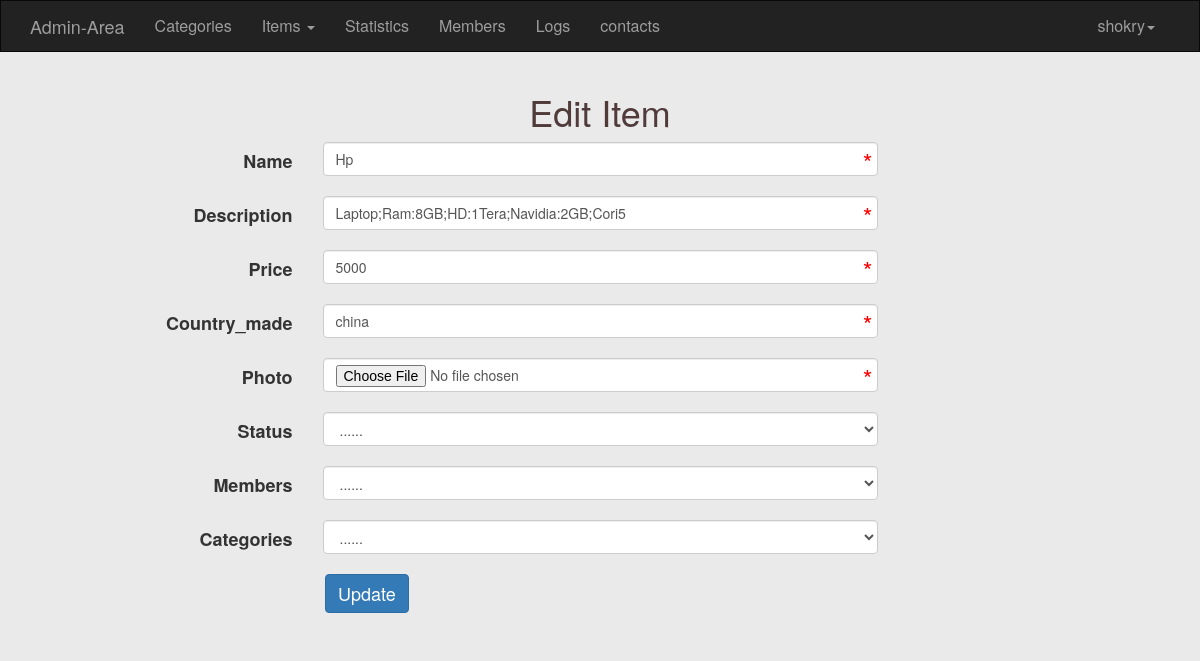
Before: /Admin/Items.php?do=edit&Item_Id=5 (signed in) with the older database file.
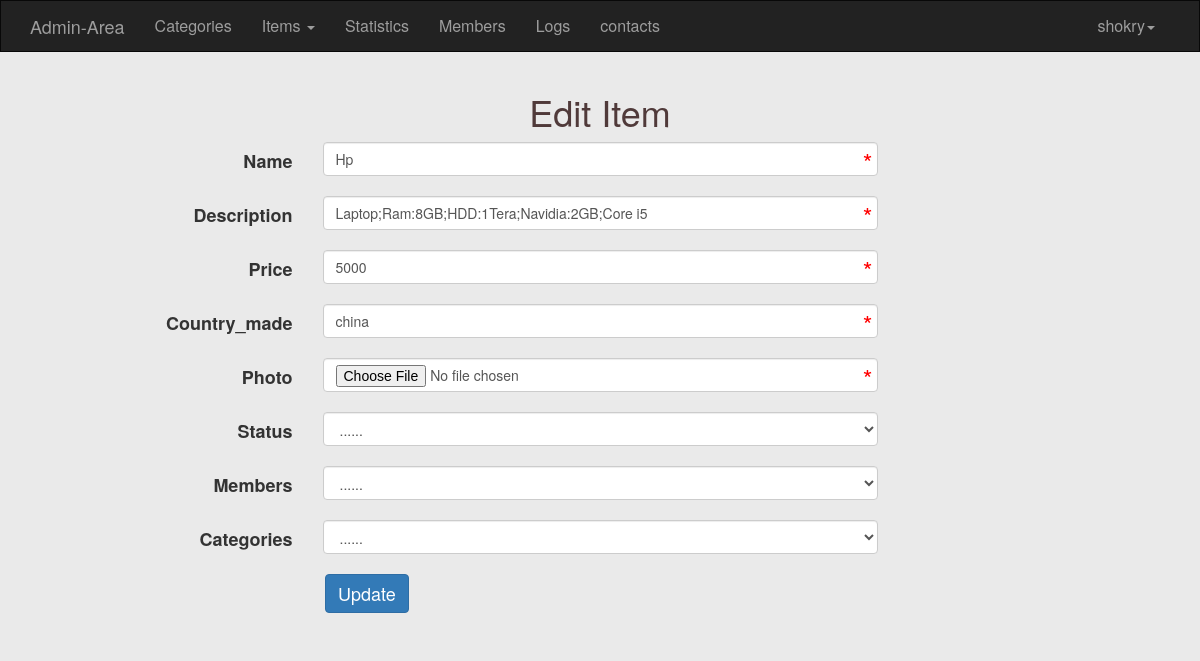
After: the same page with the newer database file.
### tables this page shows
CREATE TABLE `items` (
  `ItemID` int(11) NOT NULL auto_increment,
  `image` varchar(255) NOT NULL,
  `Name` varchar(255) NOT NULL,
  `Description` text NOT NULL,
  `Price` varchar(255) NOT NULL,
  `Add_Date` date NOT NULL,
  `Country_Made` varchar(255) NOT NULL,
  `Status` varchar(255) NOT NULL,
  `Cat_ID` int(11) NOT NULL,
  `Member_ID` int(11) NOT NULL,
  PRIMARY KEY  (`ItemID`),
  KEY `con3` (`Member_ID`),
  KEY `const1` (`Cat_ID`)
);

### Admin/Items.php (the view, shortened to what the changed rows need)
<?php
    if(isset($_SESSION['username']))
    {
     include "init.php";
        $do = isset($_GET['do']) ? $_GET['do'] : 'manage';
        if($do == "manage")
        {
            $stmt=$con->prepare("SELECT
                                items.* , categories.Name AS category_Name , adminusers.UserName
                                FROM items
                                INNER JOIN categories ON categories.ID = items.Cat_ID
                                INNER JOIN adminusers ON adminusers.UserID = items.Member_ID");
            $stmt->execute();
            $rows = $stmt->fetchAll();
    ?>
    <h1 class="text-center">Manage Items</h1><br>
        <div class="container">
            <div class="table-responsive">
                <table class="main-table text-center table table-bordered">
                    <tr>
                        <th>photo</th>
                        <th>Name</th>
                        <th>Description</th>
                        <th>Price</th>
                        <th>Country Made</th>
                        <th>Add Date</th>
                        <th>Category</th>
                        <th>Member</th>
                        <th>Control</th>
                    </tr>
                    <?php
                    foreach($rows as $row)
                    {
                        echo "<tr>";
                        if(!empty($row['image']))
                        {
                            echo "<td>";
                            echo "<img class='imageItem' src='Layout/Images/".$row['image']."' alt='pic'></td>";
                        }
                        else
                        {
                            echo "<td>No Image</td>";
                        }
                        echo "<td>" .$row['Name']."</td>";
                        echo "<td>" .$row['Description']."</td>";
                        echo "<td>" .$row['Price']."</td>";
                        echo "<td>" .$row['Country_Made']."</td>";
                        echo "<td>" .$row['Add_Date']."</td>";
                        echo "<td>" .$row['category_Name']."</td>";
                        echo "<td>" .$row['UserName']."</td>";
                        echo "<td>";
                        echo "<a href='Items.php?do=edit&Item_Id=".$row['ItemID']."'class='EditBtn btn btn-success'><i class ='fa fa-edit'></i>
                        Edit</a>";
                        echo "<a href='Items.php?do=delete&Item_Id=".$row['ItemID']."' class='btn btn-danger confirm'><i class ='fa fa-close'></i>Delete</a>";
                        echo "</td>";
                        echo "</tr>";
                    }
                    ?>
                </table>
            </div>
                      <a href='Items.php?do=add' class="btn btn-primary"><li class="AddBtn fa fa-user-plus">Add a new Item</li></a>
        </div>
        <?php
        }
 else if($do == 'edit')
    {
    $Item_Id = isset($_GET['Item_Id'])&&is_numeric($_GET['Item_Id']) ? intval($_GET['Item_Id']) : 0;
    $stmt = $con->prepare("select * From items where ItemID = ? LIMIT 1");
    $stmt->execute(array($Item_Id));
    $row = $stmt->fetch();
    $count = $stmt->rowCount();
    if($count>0)
    {
?>
<div class="container">
  <h1 class="text-center">Edit Item</h1>
  <form class="form-horizontal" role="form" action="Items.php?do=update" method="POST" enctype="multipart/form-data">
    <div class="form-group">
    <label class="control-label col-sm-2 col-md-3">Name</label>
      <div class="col-sm-10 col-md-6">
        <input type="text"
               class="form-control"
               name="name"
               value="<?php echo $row['Name']?>"
               required="required">
        </div>
    </div>
    <div class="form-group">
    <label class="control-label col-sm-2 col-md-3">Description</label>
      <div class="col-sm-10 col-md-6">
        <input type="text"
               class="form-control"
               name="description"
               value="<?php echo $row['Description']?>"
               required="required">
        </div>
    </div>
    <div class="form-group">
    <label class="control-label col-sm-2 col-md-3">Price</label>
      <div class="col-sm-10 col-md-6">
        <input type="text"
               class="form-control"
               name="price"
               value="<?php echo $row['Price']?>"
               required="required">
        </div>
    </div>
    <div class="form-group">
    <label class="control-label col-sm-2 col-md-3">Country_made</label>
      <div class="col-sm-10 col-md-6">
        <input type="text"
               class="form-control"
               name="country_made"
               value="<?php echo $row['Country_Made']?>"
               required="required">
        </div>
    </div>
            <div class="form-group">
                <label class="control-label col-sm-2 col-md-3">Photo</label>
                <div class="col-sm-10 col-md-6">
                    <input type="file" class="form-control" name="file" required="required">
                </div>
            </div>
    <div class="form-group">
    <label class="control-label col-sm-2 col-md-3">Status</label>
      <div class="col-sm-10 col-md-6">
            <select class="form-control" name='status'>
                <option value="0">......</option>
            </select>
        </div>
    </div>
    <div class="form-group">
    <label class="control-label col-sm-2 col-md-3">Members</label>
      <div class="col-sm-10 col-md-6">
            <select class="form-control" name='members'>
                <option value="0">......</option>
            </select>
        </div>
    </div>
    <div class="form-group">
    <label class="control-label col-sm-2 col-md-3">Categories</label>
      <div class="col-sm-10 col-md-6">
            <select class="form-control" name='categories'>
                <option value="0">......</option>
            </select>
        </div>
    </div>
    <div class="form-group">
      <div class="col-sm-offset-2 col-sm-10 col-md-8">
        <button type="submit" class="btn btn-primary" id="myBtn">Update</button>
      </div>
    </div>
  </form>
</div>
<?php
}
        }
}
  else
    {
        header('Location:index.php');
        exit();
    }
include $tpl . "footer.php";
?>

Changed rows visible on the page:
changed items "Hp": description "Laptop;Ram:8GB;HD:1Tera;Navidia:2GB;Cori5" → "Laptop;Ram:8GB;HDD:1Tera;Navidia:2GB;Core i5"
